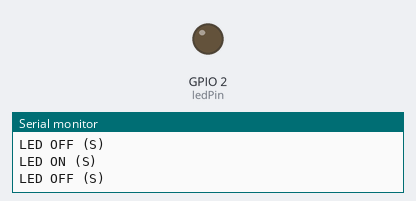
Simulated run of this sketch. Board: ESP32. On the bench: output pins drawn as LEDs (lit = HIGH), the last lines printed to the serial monitor.

Above: at 1.3 s.
At 9.8 s:
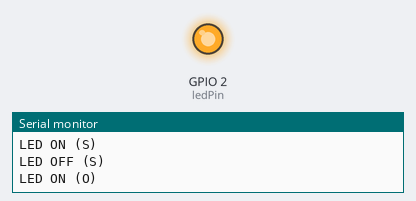
Timing chart, 0 to 10.1 s (numbered marks = the images above):
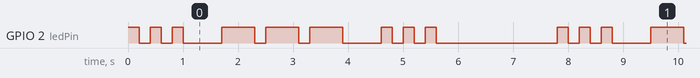

The sketch:

lab02SOS.ino
```cpp
// SOS信号LED闪烁代码
// 定义LED引脚，ESP32通常板载LED连接在GPIO 2
const int ledPin = 2;

// 定义时间常量（单位：毫秒）
const int shortBlink = 200;   // 短闪点亮时间
const int shortGap   = 200;   // 短闪之间的熄灭时间
const int longBlink  = 600;   // 长闪点亮时间
const int longGap    = 200;   // 长闪之间的熄灭时间
const int letterGap  = 500;   // 字母之间的间隔
const int wordGap    = 2000;  // 单词之间的间隔（SOS重复间隔）

void setup() {
  // 初始化串口通信，设置波特率为115200
  Serial.begin(115200);
  // 将LED引脚设置为输出模式
  pinMode(ledPin, OUTPUT);
}

void loop() {
  // --- 发送字母 S（三个短闪）---
  for (int i = 0; i < 3; i++) {
    digitalWrite(ledPin, HIGH);
    Serial.println("LED ON (S)");
    delay(shortBlink);

    digitalWrite(ledPin, LOW);
    Serial.println("LED OFF (S)");
    delay(shortGap);
  }
  // 字母间间隔
  delay(letterGap);

  // --- 发送字母 O（三个长闪）---
  for (int i = 0; i < 3; i++) {
    digitalWrite(ledPin, HIGH);
    Serial.println("LED ON (O)");
    delay(longBlink);

    digitalWrite(ledPin, LOW);
    Serial.println("LED OFF (O)");
    delay(longGap);
  }
  // 字母间间隔
  delay(letterGap);

  // --- 再次发送字母 S（三个短闪）---
  for (int i = 0; i < 3; i++) {
    digitalWrite(ledPin, HIGH);
    Serial.println("LED ON (S)");
    delay(shortBlink);

    digitalWrite(ledPin, LOW);
    Serial.println("LED OFF (S)");
    delay(shortGap);
  }
  // 单词间间隔（完成后重复整个SOS序列）
  delay(wordGap);
}
```

Measured:
- by itself, GPIO 2 (ledPin): repeats every 7.8 s: 2 × (LOW 0.20 s, HIGH 0.20 s), LOW 0.70 s, 2 × (HIGH 0.60 s, LOW 0.20 s), HIGH 0.60 s, LOW 0.70 s, 2 × (HIGH 0.20 s, LOW 0.20 s), HIGH 0.20 s, LOW 2.2 s, HIGH 0.20 s
- by itself, everything shown: repeats every 7.8 s, in 18 steps
